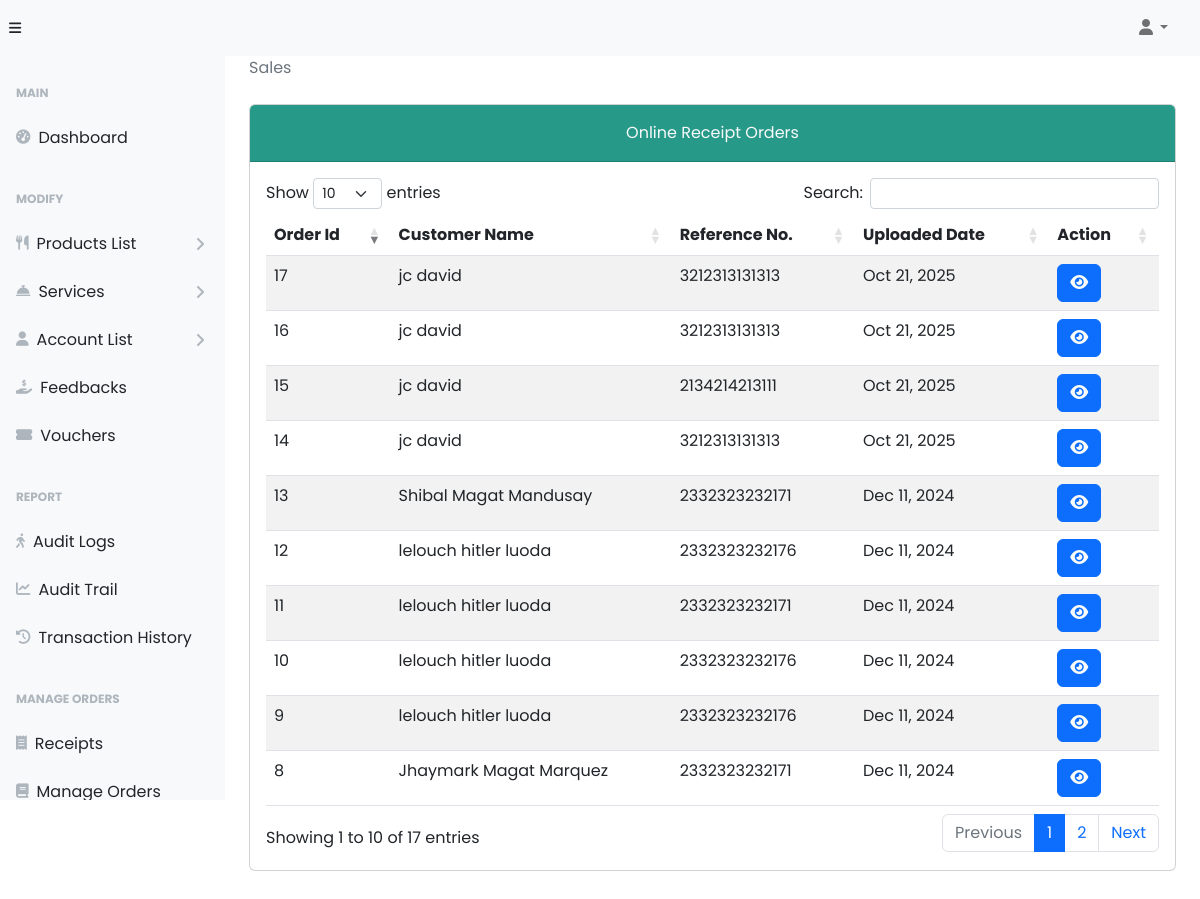
Screenshot of /admin/tableReceipts.php (signed in) with the database file from the repository.
### tables this page shows
CREATE TABLE `tbl_receipt` (
  `receipt_id` int(11) NOT NULL,
  `account_id` int(11) NOT NULL,
  `receipt_img` varchar(255) NOT NULL,
  `receipt_number` varchar(50) NOT NULL,
  `deposit_amount` int(11) NOT NULL,
  `uploaded_date` date NOT NULL
);

### admin/tableReceipts.php (the view, shortened to what this page needs)
<?php
require_once("../backend/config/config.php");
?>
<!DOCTYPE html>
<html lang="en">
  <head>
    <link href="https://cdnjs.cloudflare.com/ajax/libs/font-awesome/6.5.1/css/all.min.css" rel="stylesheet">
    <link rel="stylesheet" href="../styles/dataTables.min.css">
    <link rel="stylesheet" href="../plugins/dataTables.bootstrap5.min.css">
    <link rel="stylesheet" href="../styles/bootsrap5-min.css">
    <link rel="stylesheet" href="../styles/card-general.css">
  </head>
  <body class="sb-nav-fixed">
    <?php require_once("./navbar.php"); ?>
    <div id="layoutSidenav">
      <?php require_once("./sidebar.php"); ?>
      <div id="layoutSidenav_content">
        <main>
          <div class="container-fluid px-4">
            <ol class="breadcrumb mb-4">
              <li class="breadcrumb-item active">Sales</li>
            </ol>
                  <div class="card mb-5">
                    <div class="card-header bg-info pt-3">
                        <div class="text-center">
                            <p class="card-title text-light">Online Receipt Orders
                        </div>
                    </div>
                    <div class="card-body">
                      <table id="residenceAccounts" class="table table-striped nowrap" style="width:100%">
                        <thead>
                          <tr>
                              <th>Order Id</th>
                              <th>Customer Name</th>
                              <th>Reference No.</th>
                              <th>Uploaded Date</th>
                              <th>Action</th>
                          </tr>
                        </thead>
                        <tbody>
                          <?php
                            $query = "SELECT tr.*, CONCAT(td.first_name, ' ', td.middle_name, ' ', td.last_name) as full_name,
                            td.address, td.contact
                            FROM tbl_receipt tr
                            INNER JOIN tbl_account_details td ON td.ac_id = tr.account_id";
                            $stmt = $conn->prepare($query);
                            $stmt->execute();
                            $result = $stmt->get_result();
                              while ($data = $result->fetch_assoc()) {
                                $dateObject = new DateTime($data["uploaded_date"]);
                                $formattedDate = $dateObject->format('M j, Y');
                          ?>
                          <tr>
                            <td><?php echo $data['receipt_id'];?></td>
                            <td><?php echo $data['full_name'];?></td>
                            <td><?php echo $data["receipt_number"]; ?></td>
                            <td><?php echo $formattedDate; ?></td>
                            <td>
                                <button type="button" class="btn btn-primary" id="<?php echo $data["receipt_id"] ?>"  data-bs-toggle="modal"
                                data-bs-target="#receiptDetails<?php echo $data["receipt_id"] ?>" data-bs-whatever="@getbootstrap">
                                  <i class="fa-solid fa-eye" style="color: #fcfcfc;"></i>
                                </button>
                            </td>
                          </tr>
                          <?php
                            }
                          ?>
                        </tbody>
                      </table>
                    </div>
                  </div>
            </div>
      </main>
    </div>
  </div>
    <link rel="stylesheet" href="../styles/dataTables.min.css">
  </body>
</html>

### styles/card-general.css (style rules this page uses)
* { margin: 0; padding: 0; box-sizing: border-box; font-family: "Poppins", sans-serif; }

### rows the page displays
tbl_receipt: receipt_id "8", full_name "Jhaymark Magat Marquez", receipt_number "2332323232171", uploaded_date "Dec 11, 2024"
tbl_receipt: receipt_id "9", full_name "lelouch hitler luoda", receipt_number "2332323232176", uploaded_date "Dec 11, 2024"
tbl_receipt: receipt_id "10", full_name "lelouch hitler luoda", receipt_number "2332323232176", uploaded_date "Dec 11, 2024"
tbl_receipt: receipt_id "11", full_name "lelouch hitler luoda", receipt_number "2332323232171", uploaded_date "Dec 11, 2024"
tbl_receipt: receipt_id "12", full_name "lelouch hitler luoda", receipt_number "2332323232176", uploaded_date "Dec 11, 2024"
tbl_receipt: receipt_id "13", full_name "Shibal Magat Mandusay", receipt_number "2332323232171", uploaded_date "Dec 11, 2024"
tbl_receipt: receipt_id "14", full_name "jc david", receipt_number "3212313131313", uploaded_date "Oct 21, 2025"
tbl_receipt: receipt_id "15", full_name "jc david", receipt_number "2134214213111", uploaded_date "Oct 21, 2025"
tbl_receipt: receipt_id "16", full_name "jc david", receipt_number "3212313131313", uploaded_date "Oct 21, 2025"
tbl_receipt: receipt_id "17", full_name "jc david", receipt_number "3212313131313", uploaded_date "Oct 21, 2025"
